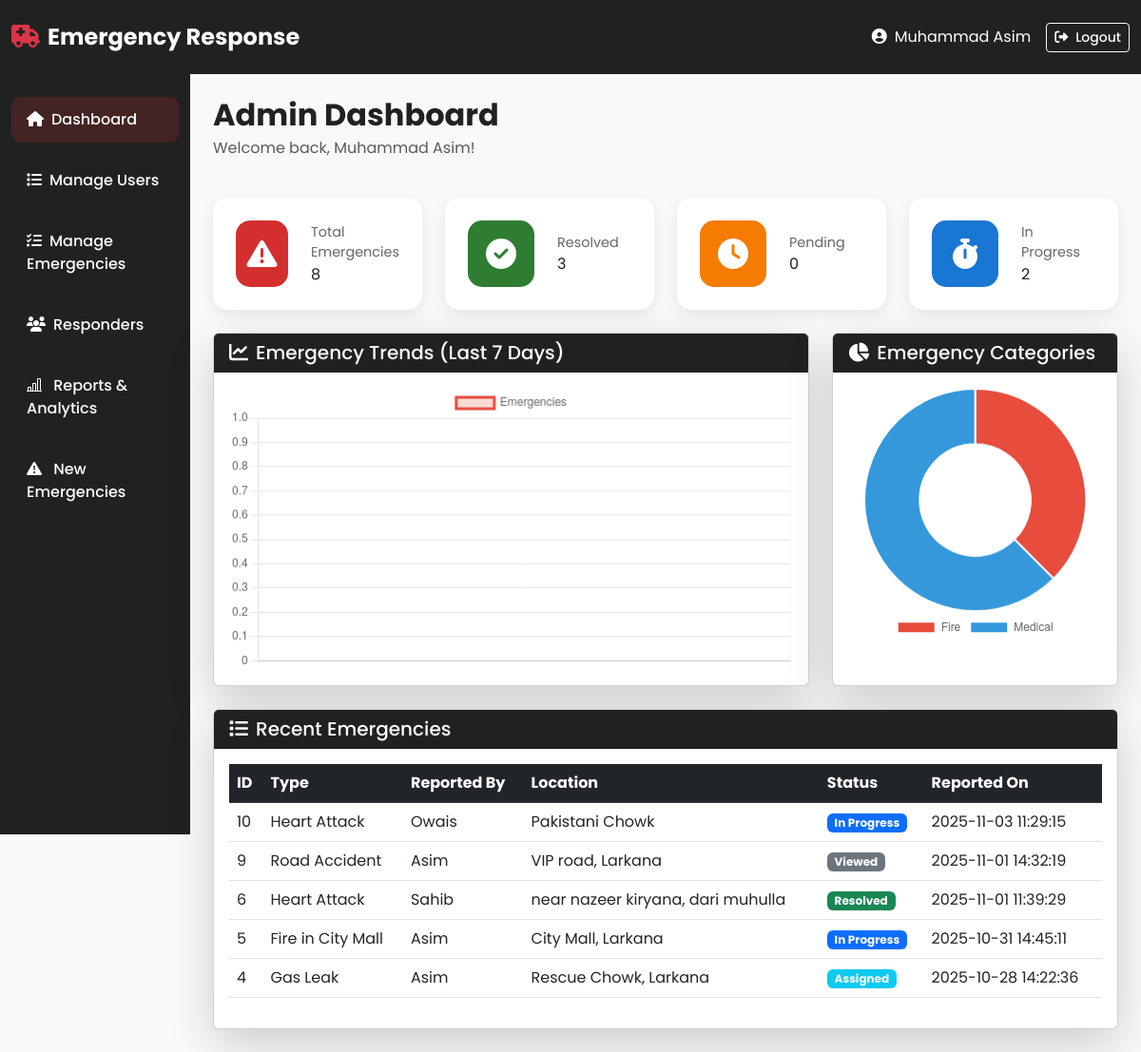
The app's page /admin/admin_dashboard.php (signed in) with its own data.
### tables this page shows
CREATE TABLE `emergencies` (
  `Emergency_Id` int(11) NOT NULL,
  `User_Id` int(11) NOT NULL,
  `Emergency_Name` varchar(100) NOT NULL,
  `Description` varchar(500) NOT NULL,
  `Location` varchar(200) NOT NULL,
  `Emergency_Status` varchar(50) DEFAULT 'Pending',
  `Incident_Time` datetime NOT NULL,
  `Reported_Time` timestamp NOT NULL DEFAULT current_timestamp(),
  `Emergency_Department` varchar(100) DEFAULT NULL
);

CREATE TABLE `users` (
  `Id` int(11) NOT NULL,
  `Name` varchar(100) NOT NULL,
  `Email` varchar(100) NOT NULL,
  `Pass` varchar(255) NOT NULL,
  `Role` varchar(50) NOT NULL DEFAULT 'citizen',
  `Phone` varchar(20) NOT NULL,
  `Address` varchar(100) DEFAULT NULL,
  `Join_Date` date DEFAULT curdate()
);

### admin/admin_dashboard.php (the view, shortened to what this page needs)
<?php
include '../include/db.php';
$count_sql = "SELECT * FROM emergencies";
$count_result = mysqli_query($conn, $count_sql);
$count = mysqli_num_rows($count_result);
$pending_count_sql = "SELECT * FROM emergencies WHERE Emergency_Status = 'Pending'";
$pending_count_result = mysqli_query($conn, $pending_count_sql);
$pending_count = mysqli_num_rows($pending_count_result);
$progress_count_sql = "SELECT * FROM emergencies WHERE Emergency_Status = 'In Progress'";
$progress_count_result = mysqli_query($conn, $progress_count_sql);
$progress_count = mysqli_num_rows($progress_count_result);
$resolved_count_sql = "SELECT * FROM emergencies WHERE Emergency_Status = 'Resolved'";
$resolved_count_result = mysqli_query($conn, $resolved_count_sql);
$resolved_count = mysqli_num_rows($resolved_count_result);
$recent_count_sql = "
  SELECT emergencies.Emergency_Id, emergencies.Emergency_Name, emergencies.Location, users.Name, emergencies.Emergency_Status, emergencies.Reported_Time
  FROM emergencies
  INNER JOIN users ON emergencies.User_Id = users.Id
  ORDER BY Reported_Time DESC
  LIMIT 5";
$recent_count_result = mysqli_query($conn, $recent_count_sql);
$dates = [];
$counts = [];
$category_query = mysqli_query($conn, "
  SELECT Emergency_Department AS category, COUNT(*) AS total
  FROM emergencies
  GROUP BY Emergency_Department
");
$categories = [];
$category_counts = [];
while($row = mysqli_fetch_assoc($category_query)){
  $categories[] = $row['category'];
  $category_counts[] = $row['total'];
}
?>
<!DOCTYPE html>
<html lang="en">
<head>
  <link href="https://cdn.jsdelivr.net/npm/bootstrap@5.3.0/dist/css/bootstrap.min.css" rel="stylesheet">
  <link rel="stylesheet" href="https://cdnjs.cloudflare.com/ajax/libs/font-awesome/6.4.0/css/all.min.css">
  <link href="https://cdn.jsdelivr.net/npm/bootstrap-icons@1.11.3/font/bootstrap-icons.css" rel="stylesheet">
  <link rel="stylesheet" href="style.css">
</head>
<body>
  <nav class="navbar navbar-expand-lg navbar-dark bg-dark-custom">
    <div class="container-fluid">
      <a class="navbar-brand fw-bold" href="#">
        <i class="fas fa-ambulance text-danger me-2"></i>Emergency Response
      </a>
      <div class="d-flex align-items-center">
        <span class="text-white me-3">
          <i class="fas fa-user-circle me-2"></i><?php echo htmlspecialchars($_SESSION['user_name']); ?>
        </span>
        <a href="../logout.php" class="btn btn-outline-light btn-sm">
          <i class="fas fa-sign-out-alt me-2"></i>Logout
        </a>
      </div>
    </div>
  </nav>
  <div class="container-fluid">
    <div class="row">
      <nav class="col-md-3 col-lg-2 bg-dark-custom sidebar vh-100 position-fixed pt-4">
        <ul class="nav flex-column">
          <li class="nav-item mb-2"><a class="nav-link active text-white" href="admin_dashboard.php"><i class="fas fa-home me-2"></i>Dashboard</a></li>
          <li class="nav-item mb-2"><a class="nav-link text-white" href="manage_users.php"><i class="fas fa-list me-2"></i>Manage Users</a></li>
          <li class="nav-item mb-2"><a class="nav-link text-white" href="manage-emergencies.php"><i class="fas fa-tasks me-2"></i>Manage Emergencies</a></li>
          <li class="nav-item mb-2"><a class="nav-link text-white" href="responders.php"><i class="fas fa-users me-2"></i>Responders</a></li>
          <li class="nav-item mb-2"><a class="nav-link text-white" href="reports_analytics.php"><i class="bi bi-bar-chart-line me-2"></i> Reports & Analytics</a></li>
          <li class="nav-item mb-2"><a class="nav-link text-white" href="new_emergency.php"><i class="bi bi-exclamation-triangle-fill me-2"></i> New Emergencies</a></li>
        </ul>
      </nav>
      <main class="col-md-9 col-lg-10 ms-auto px-4 py-4">
        <div class="d-flex justify-content-between align-items-center mb-4">
          <div>
            <h2 class="fw-bold mb-1">Admin Dashboard</h2>
            <p class="text-muted">Welcome back, <?php echo htmlspecialchars($_SESSION['user_name']); ?>!</p>
          </div>
        </div>
                <div class="row g-4 mb-4">
                    <div class="col-md-3" data-aos="fade-up" data-aos-delay="100">
                        <div class="stat-card total-emergencies">
                            <div class="stat-icon">
                                <i class="fas fa-exclamation-triangle"></i>
                            </div>
                            <div class="stat-content">
                                <p class="stat-label">Total Emergencies</p>
                                <?php echo $count; ?>
                            </div>
                        </div>
                    </div>
                    <div class="col-md-3" data-aos="fade-up" data-aos-delay="200">
                        <div class="stat-card resolved">
                            <div class="stat-icon">
                                <i class="fas fa-check-circle"></i>
                            </div>
                            <div class="stat-content">
                                <p class="stat-label">Resolved</p>
                                <?php echo $resolved_count; ?>
                            </div>
                        </div>
                    </div>
                    <div class="col-md-3" data-aos="fade-up" data-aos-delay="300">
                        <div class="stat-card pending">
                            <div class="stat-icon">
                                <i class="fas fa-clock"></i>
                            </div>
                            <div class="stat-content">
                                <p class="stat-label">Pending</p>
                                <?php echo $pending_count; ?>
                            </div>
                        </div>
                    </div>
                    <div class="col-md-3" data-aos="fade-up" data-aos-delay="400">
                        <div class="stat-card response-time">
                            <div class="stat-icon">
                                <i class="fas fa-stopwatch"></i>
                            </div>
                            <div class="stat-content">
                                <p class="stat-label">In Progress</p>
                                <?php echo $progress_count; ?>
                            </div>
                        </div>
                    </div>
                </div>
        <div class="row g-4 mb-4">
          <div class="col-lg-8">
            <div class="card shadow-lg h-100">
              <div class="card-header bg-dark-custom text-white"><h5 class="mb-0"><i class="fas fa-chart-line me-2"></i>Emergency Trends (Last 7 Days)</h5></div>
              <div class="card-body"><canvas id="lineChart"></canvas></div>
            </div>
          </div>
          <div class="col-lg-4">
            <div class="card shadow-lg h-100">
              <div class="card-header bg-dark-custom text-white"><h5 class="mb-0"><i class="fas fa-chart-pie me-2"></i>Emergency Categories</h5></div>
              <div class="card-body"><canvas id="doughnutChart"></canvas></div>
            </div>
          </div>
        </div>
        <div class="card shadow-lg">
          <div class="card-header bg-dark-custom text-white"><h5 class="mb-0"><i class="fas fa-list me-2"></i>Recent Emergencies</h5></div>
          <div class="card-body">
            <div class="table-responsive">
              <table class="table table-hover align-middle">
                <thead class="table-dark">
                  <tr>
                    <th>ID</th>
                    <th>Type</th>
                    <th>Reported By</th>
                    <th>Location</th>
                    <th>Status</th>
                    <th>Reported On</th>
                  </tr>
                </thead>
                <tbody>
                  <?php
                  if(mysqli_num_rows($recent_count_result) > 0){
                      while($row = mysqli_fetch_assoc($recent_count_result)){
                $status = $row['Emergency_Status'];
                if ($status == 'Pending') {
                    $badgeClass = 'bg-warning text-dark';
                } elseif ($status == 'In Progress') {
                    $badgeClass = 'bg-primary';
                } elseif ($status == 'Resolved' || $status == 'Under Control') {
                    $badgeClass = 'bg-success';
                } elseif ($status == 'Viewed') {
                    $badgeClass = 'bg-secondary';
                } elseif ($status == 'Assigned') {
                    $badgeClass = 'bg-info';
                } else {
                    $badgeClass = 'bg-danger';
                }
                          echo "<tr>
                            <td>{$row['Emergency_Id']}</td>
                            <td>{$row['Emergency_Name']}</td>
                            <td>{$row['Name']}</td>
                            <td>{$row['Location']}</td>
                            <td><span class='badge {$badgeClass}'>{$status}</span></td>
                            <td>{$row['Reported_Time']}</td>
                          </tr>";
                      }
                  } else {
                      echo "<tr><td colspan='6' class='text-center text-muted'>No emergencies found</td></tr>";
                  }
                  ?>
                </tbody>
              </table>
            </div>
          </div>
        </div>
      </main>
    </div>
  </div>
  <script>
  const trendLabels = <?php echo json_encode($dates); ?>;
  const trendData = <?php echo json_encode($counts); ?>;
  const categoryLabels = <?php echo json_encode($categories); ?>;
  const categoryData = <?php echo json_encode($category_counts); ?>;
  new Chart(document.getElementById('lineChart'), {
    type: 'line',
    data: { labels: trendLabels, datasets: [{ label: 'Emergencies', data: trendData, borderColor: '#e74c3c', backgroundColor: 'rgba(231,76,60,0.2)', tension: 0.3, fill: true }] },
    options: { responsive: true, scales: { y: { beginAtZero: true } } }
  });
  new Chart(document.getElementById('doughnutChart'), {
    type: 'doughnut',
    data: { labels: categoryLabels, datasets: [{ data: categoryData, backgroundColor: ['#e74c3c','#3498db','#2ecc71','#f1c40f','#9b59b6'] }] },
    options: { responsive: true, plugins: { legend: { position: 'bottom' } } }
  });
  </script>
</body>
</html>

### admin/style.css (style rules this page uses)
:root { --primary-red: #D32F2F; --primary-dark: #212121; --primary-white: #F9F9F9; --primary-blue: #1976D2; --success-green: #2E7D32; --warning-orange: #F57C00; --danger-red: #C62828; }
* { margin: 0; padding: 0; box-sizing: border-box; }
body { font-family: 'Poppins', sans-serif; color: var(--primary-dark); background: var(--primary-white); }
.bg-dark-custom { background-color: var(--primary-dark) !important; }
.navbar { padding: 1rem 0; transition: all 0.3s ease; position: sticky; top: 0; z-index: 1000; }
.navbar-brand { font-size: 1.5rem; font-weight: 700; }
.nav-link { transition: all 0.3s ease; font-weight: 500; }
.stat-card { background: white; border-radius: 15px; padding: 1.5rem; display: flex; align-items: center; gap: 1.5rem; box-shadow: 0 5px 15px rgba(0, 0, 0, 0.08); transition: all 0.3s ease; }
.stat-icon { width: 70px; height: 70px; border-radius: 15px; display: flex; align-items: center; justify-content: center; font-size: 2rem; color: white; }
.total-emergencies .stat-icon { background: var(--primary-red); }
.resolved .stat-icon { background: var(--success-green); }
.pending .stat-icon { background: var(--warning-orange); }
.response-time .stat-icon { background: var(--primary-blue); }
.stat-content { flex: 1; }
.stat-label { color: #666; font-size: 0.9rem; margin-bottom: 0; }
.sidebar { padding-top: 2rem; background: var(--primary-dark); }
.sidebar .nav-link { padding: 0.75rem 1rem; border-radius: 10px; margin-bottom: 0.5rem; color: rgba(255, 255, 255, 0.7); transition: all 0.3s ease; }
.sidebar .nav-link:hover, .sidebar .nav-link.active { background: rgba(211, 47, 47, 0.2); color: white; }
.btn { transition: all 0.3s ease; font-weight: 500; }
.card { transition: all 0.3s ease; }
html { scroll-behavior: smooth; }

### records on screen
emergencies: Emergency_Id "10", Emergency_Name "Heart Attack", User_Id.Name "Owais", Location "Pakistani Chowk", Emergency_Status "In Progress", Reported_Time "2025-11-03 11:29:15"
emergencies: Emergency_Id "9", Emergency_Name "Road Accident", User_Id.Name "Asim", Location "VIP road, Larkana", Emergency_Status "Viewed", Reported_Time "2025-11-01 14:32:19"
emergencies: Emergency_Id "6", Emergency_Name "Heart Attack", User_Id.Name "Sahib", Location "near nazeer kiryana, dari muhulla", Emergency_Status "Resolved", Reported_Time "2025-11-01 11:39:29"
emergencies: Emergency_Id "5", Emergency_Name "Fire in City Mall", User_Id.Name "Asim", Location "City Mall, Larkana", Emergency_Status "In Progress", Reported_Time "2025-10-31 14:45:11"
emergencies: Emergency_Id "4", Emergency_Name "Gas Leak", User_Id.Name "Asim", Location "Rescue Chowk, Larkana", Emergency_Status "Assigned", Reported_Time "2025-10-28 14:22:36"

### other values on screen
$_SESSION['user_name'] "Muhammad Asim"
$count "8"
$resolved_count "3"
$pending_count "0"
$progress_count "2"
chart data {{ json_encode($categories) }} ["Fire","Medical"]
chart data {{ json_encode($category_counts) }} ["3","5"]
